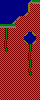

This game map was drawn from its Tiled (.tmx) file and the tilesets committed beside it. A one-line description and the full map source follow:
An orthogonal 10x25 tile map with 4x4 px tiles, 1 tile layer (Capa de Patrones 1).

<map version="1.0" tiledversion="1.0.2" orientation="orthogonal" renderorder="right-down" width="10" height="25" tilewidth="4" tileheight="4" nextobjectid="1">
 <tileset firstgid="1" source="tilesetJungle.tsx" />
 <layer name="Capa de Patrones 1" width="10" height="25">
  <data encoding="csv">
12,12,12,12,12,12,12,7,4,4,
12,12,12,12,12,12,12,5,3,3,
12,12,12,12,12,12,12,5,3,3,
12,12,12,12,12,12,7,3,3,3,
12,12,12,12,7,3,3,3,3,3,
12,12,12,7,3,3,3,3,3,3,
4,4,4,4,3,3,3,3,3,3,
3,13,3,3,3,3,3,3,3,3,
3,13,3,3,3,3,1,12,2,3,
3,13,3,3,3,3,12,12,12,3,
3,14,3,3,3,3,8,12,7,3,
3,14,3,3,3,3,3,13,3,3,
3,13,3,3,3,3,3,13,3,3,
3,3,3,3,3,3,3,14,3,3,
3,3,3,3,3,3,3,14,3,3,
3,3,3,3,3,3,3,13,3,3,
3,3,3,3,3,3,3,13,3,3,
3,3,3,3,3,3,3,14,3,3,
3,3,3,3,3,3,3,13,3,3,
3,3,3,3,3,3,3,3,3,3,
3,3,3,3,3,3,3,3,3,3,
3,3,3,3,3,3,3,3,3,3,
3,3,3,3,3,3,3,3,3,3,
3,3,3,3,3,3,3,3,3,3,
3,3,3,3,3,3,3,3,3,3
</data>
 </layer>
</map>
